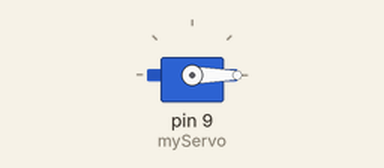
Recording of a sketch running on a simulated Arduino Uno, built with avr-gcc and run on an emulated ATmega328P. Parts: servo.

Above: at 0.05 s.
Timing chart, 0 to 4.6 s (numbered marks = the images above):
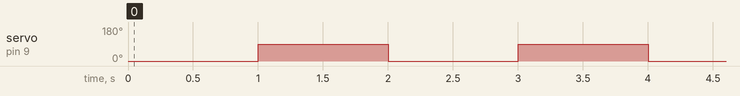

The sketch:

servo_test.ino
```cpp
#include <Servo.h>
Servo myServo; // create a servo object

void setup() {
myServo.attach(9); // attaches the servo on pin 9 to the servo object
Serial.begin(9600); // open a serial connection to your computer
}

void loop() {
myServo.write(0);
delay(1000);
myServo.write(90);
delay(1000);
}
```

Measured:
- by itself, servo on pin 9 (myServo): alternates 90° for 1.0 s and 0° for 1.0 s
